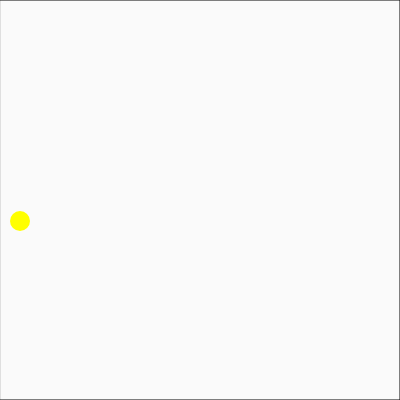
Frame 1 (no input)
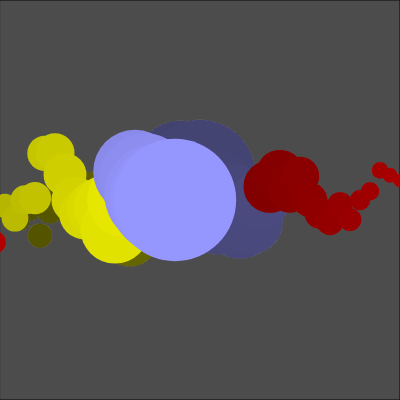
Frame 60 (no input)
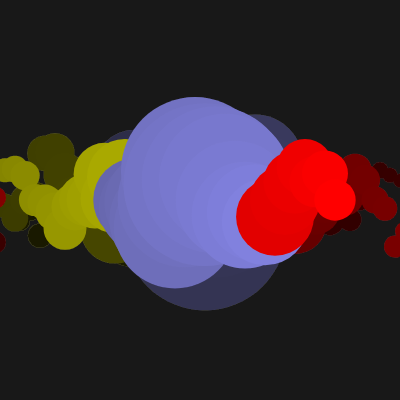
Frame 120 (the mouse pressed at the canvas centre since frame 60)

The p5.js sketch that drew these frames (run headless with seeded random() and noise() and a simulated clock; from frame 60 on, the mouse is pressed at the canvas centre):

// p5.js sketch
// ── sketch.js
let posX = 20;
let posY = 200;
let tam = 20;
let angulo = 0;

let creciendo = true;

function setup() {
  createCanvas(400, 400);
}

function draw() {
  //background(0);

  fill(0,5);
  rect(0,0,400,400);

  if(posX > 0 && posX < 133){
    fill(255,255,0);
  } else if(posX >= 133 && posX < 266){
    fill(150,150,255);
  } else {
    fill(255,0,0);
  }

  if(posX>=200){
    creciendo = false;
  }

  noStroke();
  //fill(random(255),random(255),random(255));
  //stroke(255);
  //strokeWeight(8);

  angulo += (PI/180)*36;
  posY = 200 + (sin(angulo)*random(50));

  ellipse(posX,posY,tam,tam);
  posX = posX + 10;
  if(creciendo === true){
    tam *= 1.1;
  }else{
    tam *= 0.9;
  }

  if(posX>415){
    posX = -15;
    tam = 20;
    creciendo = true;
  }

}
